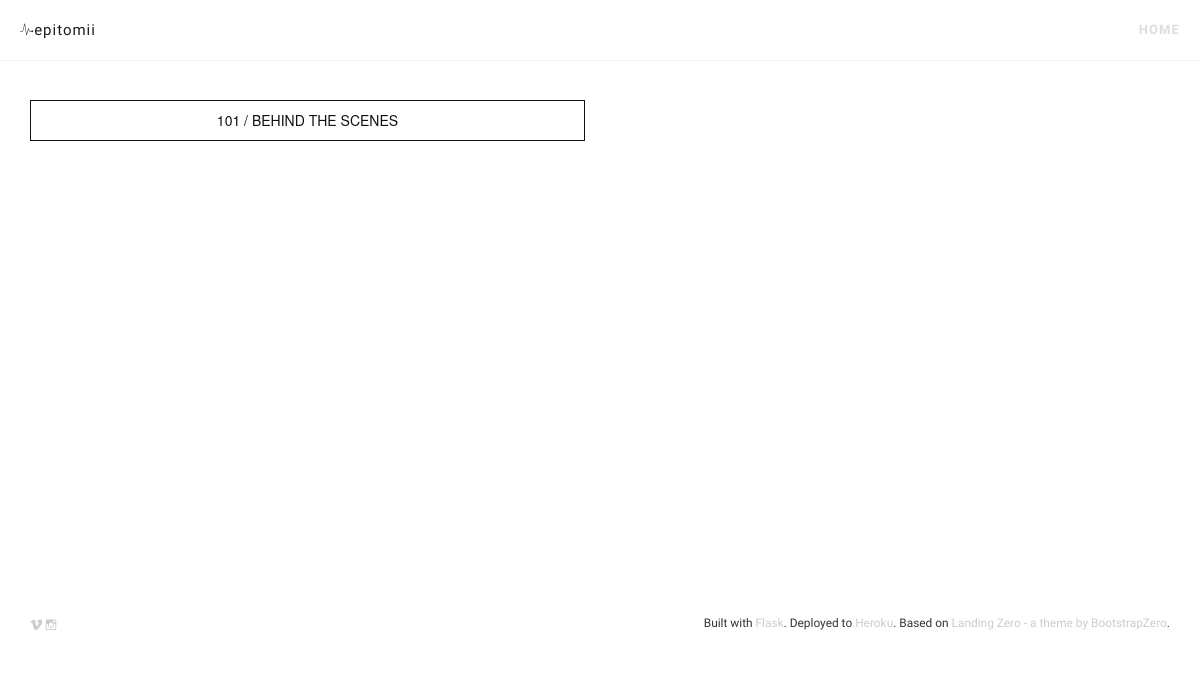
The app's page /posts, older data.
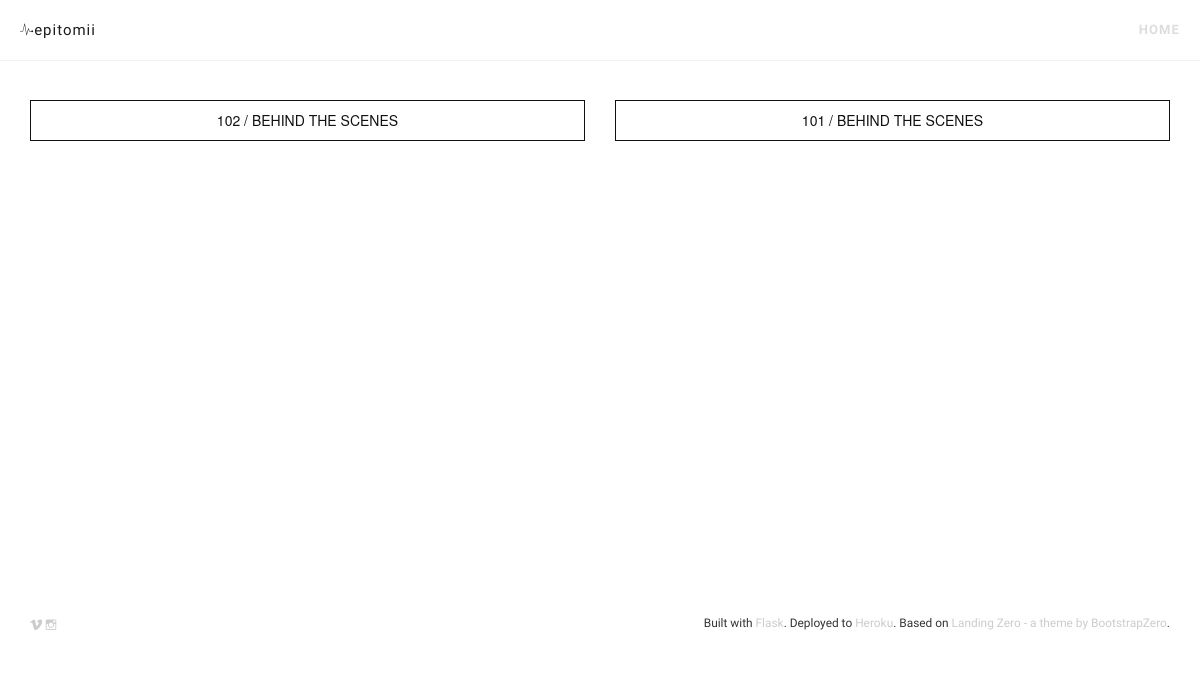
The same page, newer data.
### tables this page shows
CREATE TABLE posts (
id integer primary key autoincrement,
'title' text not null,
'filepath' text not null,
'jam' int
);

### epitomii.py (the view)
@app.route('/posts')
def posts():
    db = get_db()
    cur = db.execute('select title, filepath from posts order by id desc')
    posts = cur.fetchall()
    return render_template('posts.html', posts=posts)

### epitomii.py (called while the page is built)
def connect_db():
    rv = sqlite3.connect(app.config['DATABASE'])
    rv.row_factory = sqlite3.Row
    return rv

def get_db():
    if not hasattr(g, 'sqlite_db'):
        g.sqlite_db = connect_db()
    return g.sqlite_db

### templates/posts.html (shortened to what this page needs)
{% extends "page_layout.html" %}
{% block body %}
    <section id="archive">
	<div class="container">
            <div class="row">
	      {% for post in posts %}
		    <div class="col-lg-6 col-md-6 col-xs-10 thumb">
		        <button type="button" data-src="{{ post[1] }}" data-toggle="modal" data-target="#postModal" class="btn btn-default btn-block btn-lg sharp">{{ post[0] }}</button>
		    </div>
		{% endfor %}
	    </div>
	</div>
    </section>
{% endblock body %}

Row changes from the older to the newer data that the page shows:
added posts: title "102 / BEHIND THE SCENES"
